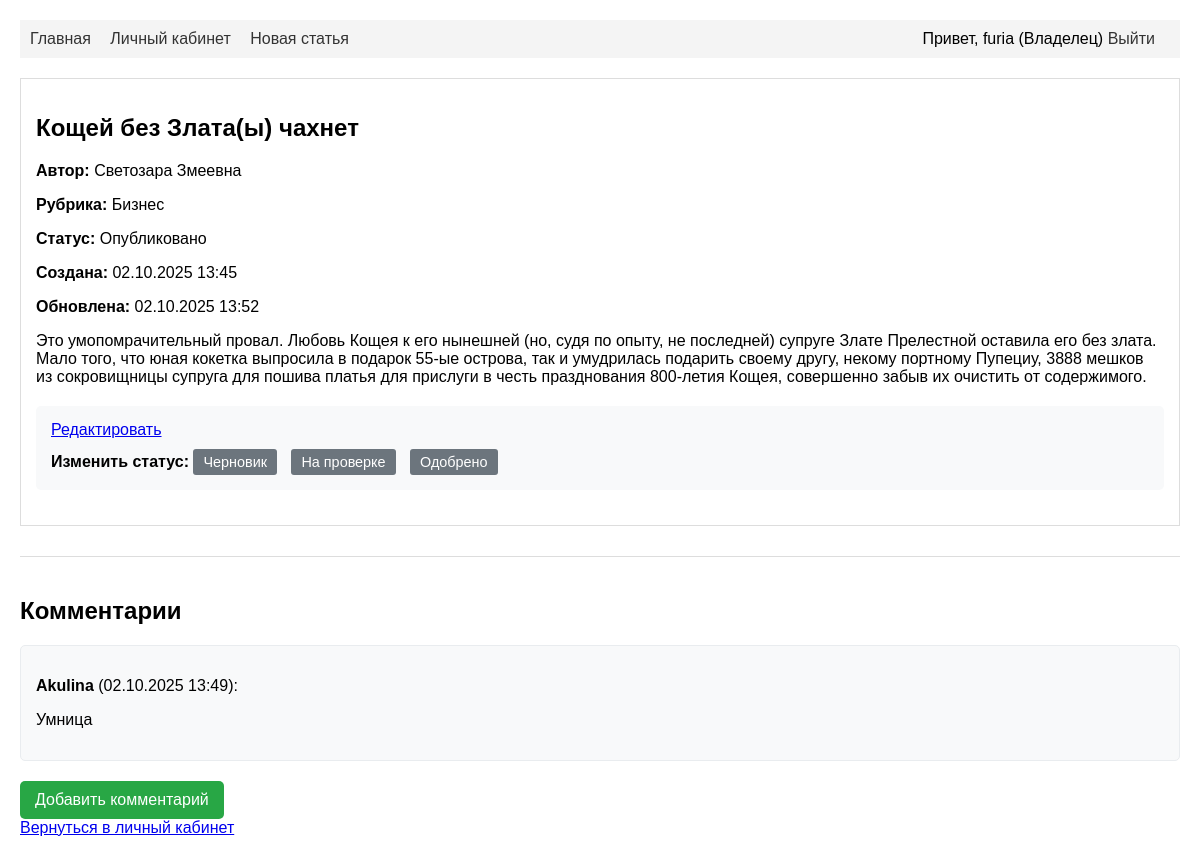
The page /articles/3/ (signed in) on the database its author committed.
### journal/models.py (models this page shows, shortened)
class User(AbstractUser):
    ROLE_OWNER = 'owner'
    ROLE_EDITOR = 'editor'
    ROLE_DESIGNER = 'designer'
    ROLE_AUTHOR = 'author'
    ROLE_CHOICES = [
        (ROLE_OWNER, 'Владелец'),
        (ROLE_EDITOR, 'Редактор'),
        (ROLE_DESIGNER, 'Дизайнер'),
        (ROLE_AUTHOR, 'Автор'),
    ]
    role = models.CharField(
        max_length=20,
        choices=ROLE_CHOICES,
        default=ROLE_AUTHOR,
        verbose_name='Роль'
    )
    bio = models.TextField(blank=True, verbose_name='Биография')
    phone = models.CharField(max_length=20, blank=True, verbose_name='Телефон')
    groups = models.ManyToManyField(
        'auth.Group',
        verbose_name='groups',
        blank=True,
        help_text='The groups this user belongs to. A user will get all permissions granted to each of their groups.',
        related_name="journal_user_set",
        related_query_name="journal_user",
    )
    user_permissions = models.ManyToManyField(
        'auth.Permission',
        verbose_name='user permissions',
        blank=True,
        help_text='Specific permissions for this user.',
        related_name="journal_user_set",
        related_query_name="journal_user",
    )
    def is_owner(self):
        return self.role == self.ROLE_OWNER or self.is_superuser
    def is_editor(self):
        return self.role == self.ROLE_EDITOR or self.is_owner()
    class Meta:
        verbose_name = 'Пользователь'
        verbose_name_plural = 'Пользователи'

class Article(models.Model):
    DRAFT = 'draft'
    UNDER_REVIEW = 'under_review'
    APPROVED = 'approved'
    PUBLISHED = 'published'
    STATUS_CHOICES = [
        (DRAFT, 'Черновик'),
        (UNDER_REVIEW, 'На проверке'),
        (APPROVED, 'Одобрено'),
        (PUBLISHED, 'Опубликовано'),
    ]
    title = models.CharField(max_length=200, verbose_name='Заголовок')
    content = models.TextField(verbose_name='Содержание')
    author = models.ForeignKey(User, on_delete=models.CASCADE, verbose_name='Автор')
    category = models.ForeignKey(
        Category,
        on_delete=models.SET_NULL,
        null=True,
        blank=True,
        verbose_name='Рубрика'
    )
    status = models.CharField(
        max_length=20,
        choices=STATUS_CHOICES,
        default=DRAFT,
        verbose_name='Статус'
    )
    created_at = models.DateTimeField(auto_now_add=True, verbose_name='Дата создания')
    updated_at = models.DateTimeField(auto_now=True, verbose_name='Дата обновления')
    objects = ArticleManager()
    class Meta:
        verbose_name = 'Статья'
        verbose_name_plural = 'Статьи'

class Category(models.Model):
    name = models.CharField(max_length=100, verbose_name='Название')
    slug = models.SlugField(max_length=100, unique=True, verbose_name='URL-адрес')
    description = models.TextField(blank=True, verbose_name='Описание')
    class Meta:
        verbose_name = 'Рубрика'
        verbose_name_plural = 'Рубрики'

class Comment(models.Model):
    article = models.ForeignKey(Article, on_delete=models.CASCADE, verbose_name='Статья')
    author = models.ForeignKey(User, on_delete=models.CASCADE, verbose_name='Автор комментария')
    text = models.TextField(verbose_name='Текст комментария')
    created_at = models.DateTimeField(auto_now_add=True, verbose_name='Дата создания')
    target_text = models.TextField(blank=True, verbose_name='Комментируемый текст')
    class Meta:
        verbose_name = 'Комментарий'
        verbose_name_plural = 'Комментарии'

### journal/views.py (the view)
# urls.py: path('articles/<int:article_id>/', views.article_detail, name='article_detail'),
@login_required
def article_detail(request, article_id):
    article = get_object_or_404(Article, id=article_id)
    user_articles = Article.objects.for_user(request.user)
    if article not in user_articles:
        messages.error(request, 'У вас нет доступа к этой статье.')
        return redirect('dashboard')
    return render(request, 'journal/article_detail.html', {'article': article})

### journal/models.py (called while the page is built)
    def for_user(self, user):
        if user.is_owner() or user.is_editor():
            return self.all()
        elif user.is_designer():
            return self.filter(status__in=[Article.APPROVED, Article.PUBLISHED])
        elif user.is_author():
            return self.filter(author=user)
        else:
            return self.none()

### journal/templates/journal/article_detail.html (shortened to what this page needs)
{% extends 'journal/base.html' %}
{% block content %}
<article class="article">
    <h1>{{ article.title }}</h1>
    <div class="article-meta">
        <p><strong>Автор:</strong> {{ article.author.get_full_name|default:article.author.username }}</p>
        <p><strong>Рубрика:</strong> {{ article.category.name|default:"Без рубрики" }}</p>
        <p><strong>Статус:</strong> {{ article.get_status_display }}</p>
        <p><strong>Создана:</strong> {{ article.created_at|date:"d.m.Y H:i" }}</p>
        <p><strong>Обновлена:</strong> {{ article.updated_at|date:"d.m.Y H:i" }}</p>
    </div>
    <div class="article-content">
        {{ article.content|linebreaks }}
    </div>
    {% if user.is_editor or article.author == user %}
    <div class="article-actions">
        <a href="{% url 'edit_article' article.id %}">Редактировать</a>
        {% if user.is_editor %}
        <div class="status-actions">
            <strong>Изменить статус:</strong>
            {% for status_value, status_name in article.STATUS_CHOICES %}
                {% if status_value != article.status %}
                    <a href="{% url 'change_article_status' article.id status_value %}">{{ status_name }}</a>
                {% endif %}
            {% endfor %}
        </div>
        {% endif %}
    </div>
    {% endif %}
</article>
<div class="comments-section">
    <h2>Комментарии</h2>
    {% for comment in article.comment_set.all %}
    <div class="comment">
        <p><strong>{{ comment.author.username }}</strong> ({{ comment.created_at|date:"d.m.Y H:i" }}):</p>
        <p>{{ comment.text }}</p>
    </div>
    {% empty %}
    <p>Пока нет комментариев.</p>
    {% endfor %}
    {% if user.is_authenticated %}
    <div class="add-comment">
        <a href="{% url 'add_comment' article.id %}">Добавить комментарий</a>
    </div>
    {% endif %}
</div>
<a href="{% url 'dashboard' %}">Вернуться в личный кабинет</a>
{% endblock %}

### journal/templates/journal/base.html (shortened to what this page needs)
<!DOCTYPE html>
<html lang="ru">
<head>
</head>
<body>
    <nav>
    <a href="{% url 'home' %}">Главная</a>
    {% if user.is_authenticated %}
        <a href="{% url 'dashboard' %}">Личный кабинет</a>
        <a href="{% url 'create_article' %}">Новая статья</a>
        <span style="float: right;">
            Привет, {{ user.username }} ({{ user.get_role_display }})
            <a href="{% url 'logout' %}">Выйти</a>
        </span>
    {% else %}
        <a href="{% url 'login' %}">Войти</a>
        <a href="{% url 'admin:login' %}">Админка</a>
    {% endif %}
</nav>
    <main>
        {% block content %}
        {% endblock %}
    </main>
</body>
</html>

### journal/templates/journal/base.html (style rules this page uses)
body { font-family: Arial, sans-serif; margin: 0; padding: 20px; }
nav { background: #f4f4f4; padding: 10px; margin-bottom: 20px; }
nav a { margin-right: 15px; text-decoration: none; color: #333; }
.article { border: 1px solid #ddd; padding: 15px; margin: 10px 0; }
.article-actions { margin: 20px 0; padding: 15px; background: #f8f9fa; border-radius: 5px; }
.status-actions { margin-top: 10px; }
.status-actions a { display: inline-block; margin-right: 10px; padding: 5px 10px; background: #6c757d; color: white; text-decoration: none; border-radius: 3px; font-size: 0.9em; }
.comments-section { margin-top: 30px; border-top: 1px solid #ddd; padding-top: 20px; }
.comment { border: 1px solid #e9ecef; padding: 15px; margin: 10px 0; border-radius: 5px; background: #f8f9fa; }
.add-comment { margin-top: 20px; }
.add-comment a { display: inline-block; padding: 10px 15px; background: #28a745; color: white; text-decoration: none; border-radius: 5px; }

### rows shown on the page
User: username "furia", role "Владелец"
Article: title "Кощей без Злата(ы) чахнет", author.get_full_name "Светозара Змеевна", category.name "Бизнес", status "Опубликовано", created_at "02.10.2025 13:45", updated_at "02.10.2025 13:52", content "Это умопомрачительный провал. Любовь Кощея к его нынешней (но, судя по опыту, не последней) супруге Злате Прелестной оставила его без злата. Мало того, что юная кокетка выпросила в подарок 55-ые острова, так и умудрилась подарить своему другу, некому портному Пупециу, 3888 мешков из сокровищницы супруга для пошива платья для прислуги в честь празднования 800-летия Кощея, совершенно забыв их очистить от содержимого."
Comment: author.username "Akulina", created_at "02.10.2025 13:49", text "Умница"

### other values the page prints
{{ status_name }} "Черновик" "На проверке" "Одобрено"
